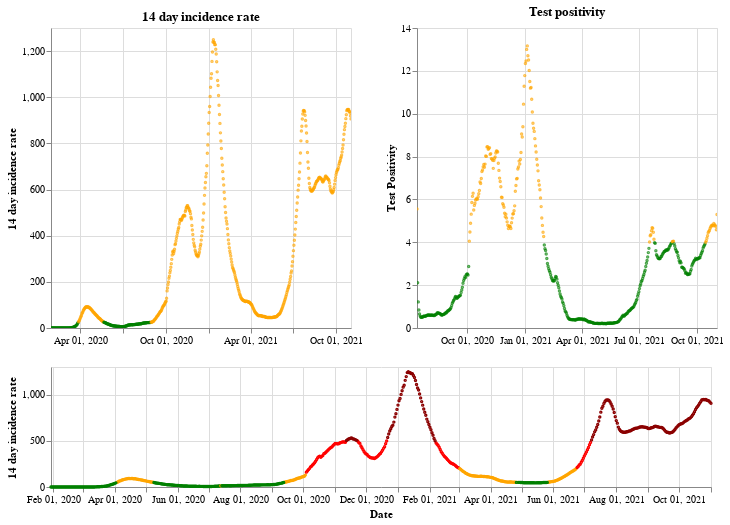

Here is the notebook cell this chart was saved with:
### Markdown cell above
## England

### Code cell
plot_traffic_light('England')

### Figure 1 — Vega-Lite specification as saved in the notebook (floating-point values rounded to 4 significant figures; data arrays with more than 128 entries replaced by an {"elided": "..."} marker saying what was removed)
{"config": {"view": {"continuousWidth": 400, "continuousHeight": 300}}, "vconcat": [{"hconcat": [{"mark": {"type": "point", "size": 2}, "encoding": {"color": {"condition": {"value": "green", "test": "(datum.twoWeeklyCasesRate <= 25)"}, "value": "orange"}, "tooltip": [{"type": "nominal", "field": "areaName"}, {"type": "temporal", "field": "date"}, {"type": "quantitative", "field": "twoWeeklyCasesRate"}, {"type": "quantitative", "field": "testPositivity"}], "x": {"type": "temporal", "axis": {"title": ""}, "field": "date", "scale": {"domain": {"selection": "DateBrush"}}, "timeUnit": "yearmonthdate"}, "y": {"type": "quantitative", "axis": {"title": "14 day incidence rate"}, "field": "twoWeeklyCasesRate"}}, "title": "14 day incidence rate", "width": 300}, {"mark": {"type": "point", "size": 2}, "encoding": {"color": {"condition": {"value": "green", "test": "(datum.testPositivity <= 4)"}, "value": "orange"}, "tooltip": [{"type": "nominal", "field": "areaName"}, {"type": "temporal", "field": "date"}, {"type": "quantitative", "field": "twoWeeklyCasesRate"}, {"type": "quantitative", "field": "testPositivity"}], "x": {"type": "temporal", "axis": {"title": ""}, "field": "date", "scale": {"domain": {"selection": "DateBrush"}}, "timeUnit": "yearmonthdate"}, "y": {"type": "quantitative", "axis": {"title": "Test Positivity"}, "field": "testPositivity"}}, "title": "Test positivity", "width": 300}]}, {"layer": [{"mark": {"type": "point", "size": 2}, "encoding": {"color": {"condition": {"value": "orange", "test": "(((datum.testPositivity < 4) && (datum.twoWeeklyCasesRate >= 50)) && (datum.twoWeeklyCasesRate < 200))"}, "value": "red"}, "opacity": {"condition": {"value": 1, "test": "((datum.twoWeeklyCasesRate >= 50) && (datum.twoWeeklyCasesRate < 500))"}, "value": 0}, "tooltip": [{"type": "nominal", "field": "areaName"}, {"type": "temporal", "field": "date"}, {"type": "quantitative", "field": "twoWeeklyCasesRate"}, {"type": "quantitative", "field": "testPositivity"}], "x": {"type": "temporal", "axis": {"title": "Date"}, "field": "date", "timeUnit": "yearmonthdate"}, "y": {"type": "quantitative", "axis": {"title": "14 day incidence rate"}, "field": "twoWeeklyCasesRate"}}, "selection": {"DateBrush": {"type": "interval", "encodings": ["x"], "fields": ["Time"]}}}, {"mark": {"type": "point", "size": 2}, "encoding": {"color": {"value": "darkred"}, "opacity": {"condition": {"value": 1, "test": "(datum.twoWeeklyCasesRate >= 500)"}, "value": 0}, "tooltip": [{"type": "nominal", "field": "areaName"}, {"type": "temporal", "field": "date"}, {"type": "quantitative", "field": "twoWeeklyCasesRate"}, {"type": "quantitative", "field": "testPositivity"}], "x": {"type": "temporal", "axis": {"title": "Date"}, "field": "date", "timeUnit": "yearmonthdate"}, "y": {"type": "quantitative", "axis": {"title": "14 day incidence rate"}, "field": "twoWeeklyCasesRate"}}}, {"mark": {"type": "point", "size": 2}, "encoding": {"color": {"condition": {"value": "green", "test": "((datum.testPositivity < 4) && (datum.twoWeeklyCasesRate < 50))"}, "value": "orange"}, "opacity": {"condition": {"value": 1, "test": "(datum.twoWeeklyCasesRate < 50)"}, "value": 0}, "tooltip": [{"type": "nominal", "field": "areaName"}, {"type": "temporal", "field": "date"}, {"type": "quantitative", "field": "twoWeeklyCasesRate"}, {"type": "quantitative", "field": "testPositivity"}], "x": {"type": "temporal", "axis": {"title": "Date"}, "field": "date", "timeUnit": "yearmonthdate"}, "y": {"type": "quantitative", "axis": {"title": "14 day incidence rate"}, "field": "twoWeeklyCasesRate"}}}], "height": 120, "width": 660}], "data": {"name": "data-17bc5cafc1c05c0e08b2bb04b9f4ea86"}, "$schema": "https://vega.github.io/schema/vega-lite/v4.8.1.json", "datasets": {"data-17bc5cafc1c05c0e08b2bb04b9f4ea86": {"elided": "642 records"}}}
